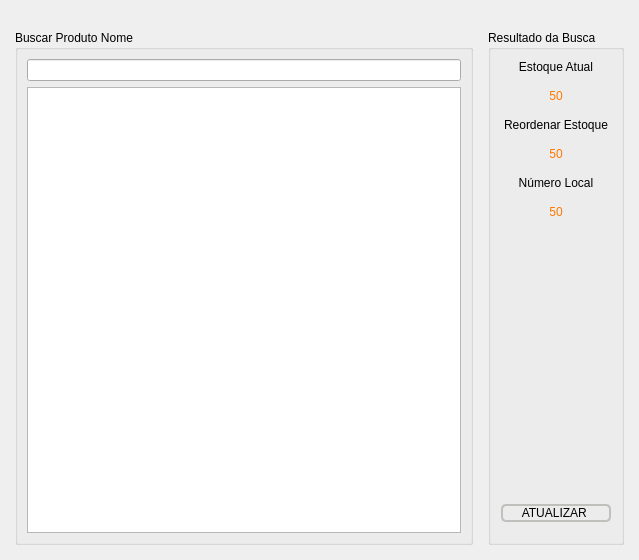
<?xml version="1.0" encoding="UTF-8"?>
<ui version="4.0">
 <class>Form</class>
 <widget class="QWidget" name="Form">
  <property name="geometry">
   <rect>
    <x>0</x>
    <y>0</y>
    <width>639</width>
    <height>560</height>
   </rect>
  </property>
  <property name="windowTitle">
   <string>Formulário de Pesquisa</string>
  </property>
  <property name="styleSheet">
   <string notr="true"/>
  </property>
  <layout class="QGridLayout" name="gridLayout">
   <property name="leftMargin">
    <number>15</number>
   </property>
   <property name="topMargin">
    <number>30</number>
   </property>
   <property name="rightMargin">
    <number>15</number>
   </property>
   <property name="bottomMargin">
    <number>15</number>
   </property>
   <property name="spacing">
    <number>15</number>
   </property>
   <item row="0" column="1">
    <widget class="QGroupBox" name="groupBox_3">
     <property name="title">
      <string>Resultado da Busca</string>
     </property>
     <layout class="QVBoxLayout" name="verticalLayout_5">
      <property name="spacing">
       <number>15</number>
      </property>
      <property name="leftMargin">
       <number>10</number>
      </property>
      <property name="topMargin">
       <number>10</number>
      </property>
      <property name="rightMargin">
       <number>10</number>
      </property>
      <property name="bottomMargin">
       <number>20</number>
      </property>
      <item>
       <layout class="QVBoxLayout" name="verticalLayout_2">
        <item>
         <widget class="QLabel" name="label">
          <property name="styleSheet">
           <string notr="true">font: 700 12pt &quot;C059&quot;;</string>
          </property>
          <property name="text">
           <string>Estoque Atual</string>
          </property>
          <property name="alignment">
           <set>Qt::AlignCenter</set>
          </property>
         </widget>
        </item>
        <item>
         <widget class="QLabel" name="label_2">
          <property name="styleSheet">
           <string notr="true">color: rgb(255, 120, 0);
font: 700 12pt &quot;C059&quot;;</string>
          </property>
          <property name="text">
           <string>50</string>
          </property>
          <property name="alignment">
           <set>Qt::AlignCenter</set>
          </property>
         </widget>
        </item>
       </layout>
      </item>
      <item>
       <layout class="QVBoxLayout" name="verticalLayout_3">
        <item>
         <widget class="QLabel" name="label_3">
          <property name="styleSheet">
           <string notr="true">font: 700 12pt &quot;C059&quot;;</string>
          </property>
          <property name="text">
           <string>Reordenar Estoque</string>
          </property>
          <property name="alignment">
           <set>Qt::AlignCenter</set>
          </property>
         </widget>
        </item>
        <item>
         <widget class="QLabel" name="label_4">
          <property name="styleSheet">
           <string notr="true">color: rgb(255, 120, 0);
font: 700 12pt &quot;C059&quot;;</string>
          </property>
          <property name="text">
           <string>50</string>
          </property>
          <property name="alignment">
           <set>Qt::AlignCenter</set>
          </property>
         </widget>
        </item>
       </layout>
      </item>
      <item>
       <layout class="QVBoxLayout" name="verticalLayout_4">
        <item>
         <widget class="QLabel" name="label_5">
          <property name="styleSheet">
           <string notr="true">font: 700 12pt &quot;C059&quot;;</string>
          </property>
          <property name="text">
           <string>Número Local</string>
          </property>
          <property name="alignment">
           <set>Qt::AlignCenter</set>
          </property>
         </widget>
        </item>
        <item>
         <widget class="QLabel" name="label_6">
          <property name="styleSheet">
           <string notr="true">color: rgb(255, 120, 0);
font: 700 12pt &quot;C059&quot;;</string>
          </property>
          <property name="text">
           <string>50</string>
          </property>
          <property name="alignment">
           <set>Qt::AlignCenter</set>
          </property>
         </widget>
        </item>
       </layout>
      </item>
      <item>
       <spacer name="verticalSpacer">
        <property name="orientation">
         <enum>Qt::Vertical</enum>
        </property>
        <property name="sizeHint" stdset="0">
         <size>
          <width>20</width>
          <height>124</height>
         </size>
        </property>
       </spacer>
      </item>
      <item>
       <widget class="QPushButton" name="pushButton_5">
        <property name="focusPolicy">
         <enum>Qt::NoFocus</enum>
        </property>
        <property name="styleSheet">
         <string notr="true">border-color: rgb(192, 191, 188);
border-style: solid;
border-width: 2px;
border-radius: 5px;</string>
        </property>
        <property name="text">
         <string>ATUALIZAR </string>
        </property>
       </widget>
      </item>
     </layout>
    </widget>
   </item>
   <item row="0" column="0">
    <widget class="QGroupBox" name="groupBox_2">
     <property name="title">
      <string>Buscar Produto Nome</string>
     </property>
     <layout class="QVBoxLayout" name="verticalLayout">
      <item>
       <widget class="QLineEdit" name="lineEdit"/>
      </item>
      <item>
       <widget class="QListWidget" name="listWidget"/>
      </item>
     </layout>
    </widget>
   </item>
  </layout>
 </widget>
 <resources/>
 <connections/>
</ui>
